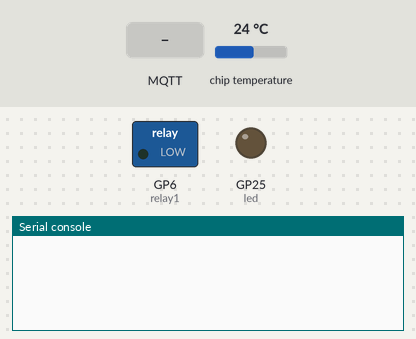
A program run on a simulated Raspberry Pi Pico running MicroPython. Parts: switched loads named in the program (green lamp = pin HIGH), output pins drawn as LEDs (lit = HIGH), the last lines printed to the serial console. The test bench sets the inputs (shaded band); at power-on: chip temperature 24 °C. No MQTT or app messages arrive unless stated.

Above: at 1.2 s.
1.3 s: MQTT message "trigger" arrives on the first subscribed topic
At 2.4 s:
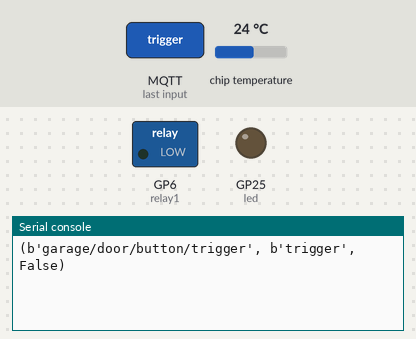
3.0 s: MQTT message "1" arrives on the first subscribed topic
At 3.5 s:
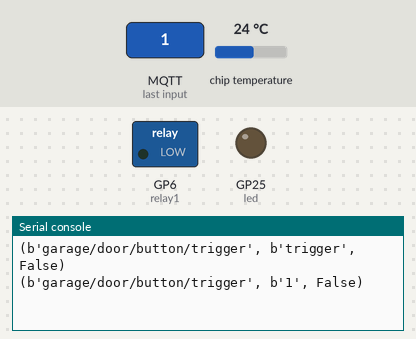
4.5 s: MQTT message "on" arrives on the first subscribed topic
At 5.8 s:
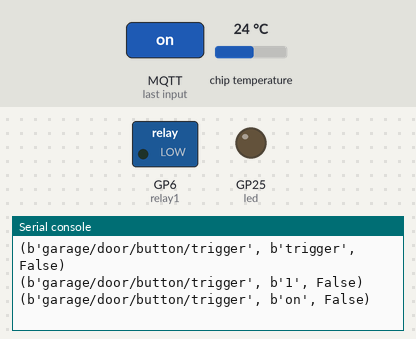

Measured:
- after the input at 1.3 s, the serial console: prints a new line after 0.20 s (image 1)
- after the input at 3.0 s, the serial console: prints a new line at once (image 2)
- after the input at 4.5 s, the serial console: prints a new line at once (image 3)

The program:

main.py
```python
import rp2
import machine
import utime
import network
from mqtt_as import MQTTClient, config
import uasyncio as asyncio

#WiFi connection
SERVER = 'server name or IP'
USERNAME = 'MQTT broker username'
PASSWORD = 'MQTT broker password'
SSID = 'WiFi SSID'
WIFIPW = 'WiFi Password'

#temp sensor
sensor_temp = machine.ADC(4)
conversion_factor = 3.3 / (65535)
#onboard LED
led = machine.Pin('LED', machine.Pin.OUT)
relay1 = machine.Pin(6, machine.Pin.OUT)

#this is us acting upon a message being pushed to the pico from home assistant
def callback(topic, msg, retained):
    print((topic, msg, retained))
    if msg == "trigger":
        led.on()
        relay1(1)
        utime.sleep(1)
        relay1(0)
        utime.sleep(1)
        led.off()

#the topic for which we are subscribing to above
async def conn_han(client):
    await client.subscribe('garage/door/button/trigger', 1)

#the main thread for publishing data to the topic
async def main(client):
    await client.connect()
    while True:
        reading = sensor_temp.read_u16() * conversion_factor
        temperature = round(27 - (reading - 0.706)/0.001721, 2)
        temp = str(temperature)
        pico_state = "online"
        await client.publish(b'garage/door/button/temp', temp)
        await client.publish(b'garage/door/button/available', pico_state)
        await asyncio.sleep(30)

#config
config['subs_cb'] = callback
config['connect_coro'] = conn_han
config['server'] = SERVER
config['user'] = USERNAME
config['password'] = PASSWORD
config['ssid'] = SSID
config['wifi_pw'] = WIFIPW

MQTTClient.DEBUG = True  # Optional: print diagnostic messages
client = MQTTClient(config)
try:
    asyncio.run(main(client))
finally:
    client.close()  # Prevent LmacRxBlk:1 errors
```
